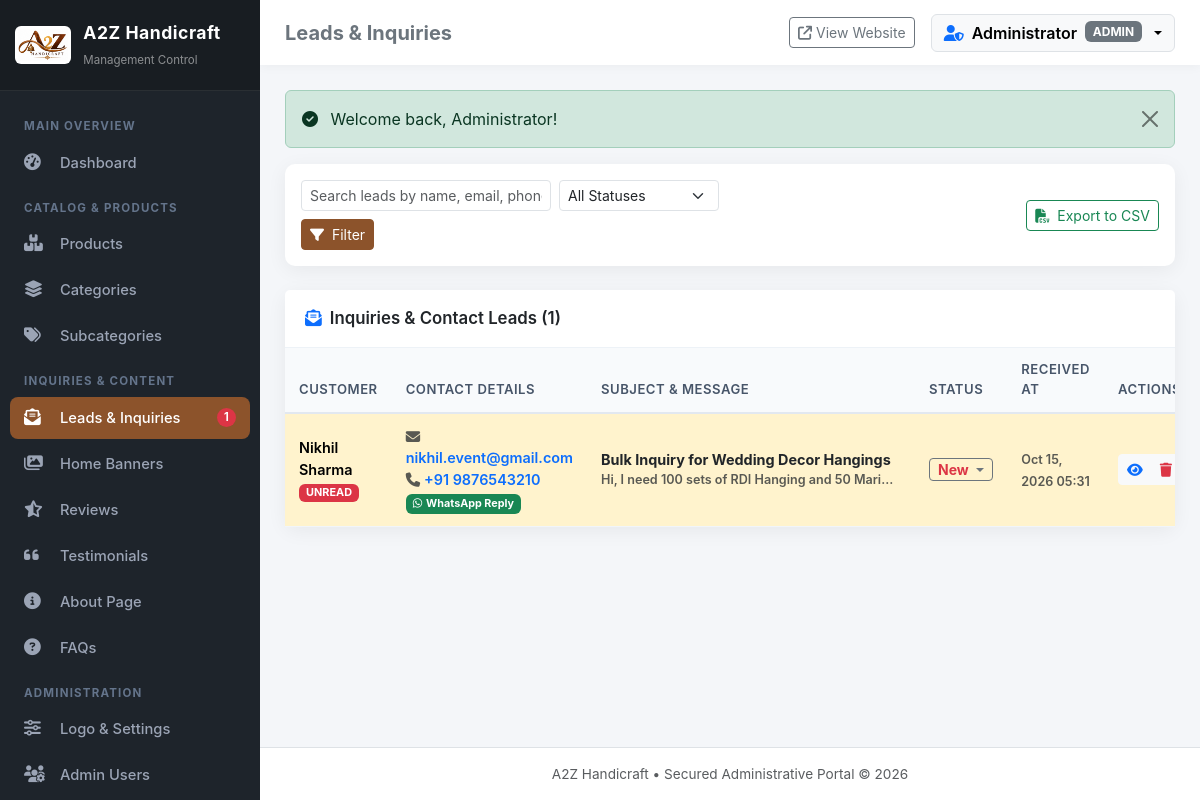
Page /admin/leads.php (signed in) on the committed database.
### tables this page shows
CREATE TABLE IF NOT EXISTS `users` (
  `id` INT AUTO_INCREMENT PRIMARY KEY,
  `username` VARCHAR(60) NOT NULL UNIQUE,
  `email` VARCHAR(120) NOT NULL UNIQUE,
  `password` VARCHAR(255) NOT NULL,
  `full_name` VARCHAR(100) NOT NULL,
  `phone` VARCHAR(30) DEFAULT NULL,
  `role` ENUM('admin', 'manager', 'editor') NOT NULL DEFAULT 'admin',
  `avatar` VARCHAR(255) DEFAULT NULL,
  `status` TINYINT(1) NOT NULL DEFAULT 1,
  `failed_attempts` INT NOT NULL DEFAULT 0,
  `lockout_until` DATETIME DEFAULT NULL,
  `last_login_at` DATETIME DEFAULT NULL,
  `last_login_ip` VARCHAR(45) DEFAULT NULL,
  `created_at` TIMESTAMP DEFAULT CURRENT_TIMESTAMP,
  `updated_at` TIMESTAMP DEFAULT CURRENT_TIMESTAMP ON UPDATE CURRENT_TIMESTAMP
);

CREATE TABLE IF NOT EXISTS `leads` (
  `id` INT AUTO_INCREMENT PRIMARY KEY,
  `name` VARCHAR(150) NOT NULL,
  `email` VARCHAR(150) NOT NULL,
  `phone` VARCHAR(50) NOT NULL,
  `subject` VARCHAR(255) DEFAULT NULL,
  `message` TEXT NOT NULL,
  `product_id` INT DEFAULT NULL,
  `is_read` TINYINT(1) NOT NULL DEFAULT 0,
  `status` ENUM('new', 'contacted', 'resolved', 'spam') NOT NULL DEFAULT 'new',
  `notes` TEXT DEFAULT NULL,
  `ip_address` VARCHAR(45) DEFAULT NULL,
  `created_at` TIMESTAMP DEFAULT CURRENT_TIMESTAMP
);

### admin/leads.php (the view, shortened to what this page needs)
<?php
$pageTitle = 'Leads & Inquiries';
require_once __DIR__ . '/includes/header.php';
global $pdo;
$search = trim($_GET['search'] ?? '');
$sql = "SELECT * FROM leads WHERE 1=1";
$params = [];
$sql .= " ORDER BY id DESC";
$stmt = $pdo->prepare($sql);
$stmt->execute($params);
$leads = $stmt->fetchAll();
?>
<div class="card mb-4">
    <div class="card-body py-3">
        <div class="row align-items-center g-3">
            <div class="col-md-7">
                <form action="" method="GET" class="d-flex flex-wrap gap-2">
                    <input type="text" name="search" class="form-control form-control-sm" style="max-width: 250px;" placeholder="Search leads by name, email, phone..." value="<?= e($search) ?>">
                    <select name="status" class="form-select form-select-sm" style="max-width: 160px;">
                        <option value="">All Statuses</option>
                    </select>
                    <button type="submit" class="btn btn-sm btn-primary-a2z"><i class="fa-solid fa-filter me-1"></i> Filter</button>
                </form>
            </div>
            <div class="col-md-5 text-md-end">
                <a href="<?= ADMIN_URL ?>/leads.php?export=csv" class="btn btn-outline-success btn-sm">
                    <i class="fa-solid fa-file-csv me-1"></i> Export to CSV
                </a>
            </div>
        </div>
    </div>
</div>
<div class="card">
    <div class="card-header bg-white">
        <span><i class="fa-solid fa-envelope-open-text text-primary me-2"></i>Inquiries & Contact Leads (<?= count($leads) ?>)</span>
    </div>
    <div class="card-body p-0 table-responsive">
        <table class="table table-hover align-middle mb-0">
            <thead>
                <tr>
                    <th>Customer</th>
                    <th>Contact Details</th>
                    <th>Subject & Message</th>
                    <th>Status</th>
                    <th>Received At</th>
                    <th>Actions</th>
                </tr>
            </thead>
            <tbody>
                <?php if (empty($leads)): ?>
                    <tr>
                        <td colspan="6" class="text-center py-4 text-muted">No leads found matching criteria.</td>
                    </tr>
                <?php else: ?>
                    <?php foreach ($leads as $l): ?>
                        <tr class="<?= ($l['is_read'] == 0) ? 'table-warning bg-opacity-10 fw-semibold' : '' ?>">
                            <td>
                                <div><?= e($l['name']) ?></div>
                                <?php if ($l['is_read'] == 0): ?>
                                    <span class="badge bg-danger" style="font-size: 0.68rem;">UNREAD</span>
                                <?php endif; ?>
                            </td>
                            <td>
                                <div><a href="mailto:<?= e($l['email']) ?>" class="text-decoration-none"><i class="fa-solid fa-envelope text-muted me-1"></i><?= e($l['email']) ?></a></div>
                                <div><a href="tel:<?= e($l['phone']) ?>" class="text-decoration-none"><i class="fa-solid fa-phone text-muted me-1"></i><?= e($l['phone']) ?></a></div>
                                <div><a href="https://api.whatsapp.com/send?phone=<?= preg_replace('/[^0-9]/', '', $l['phone']) ?>&text=Hi%20<?= urlencode($l['name']) ?>%20thank%20you%20for%20contacting%20A2Z%20Handicraft" target="_blank" class="badge bg-success text-decoration-none mt-1"><i class="fa-brands fa-whatsapp me-1"></i>WhatsApp Reply</a></div>
                            </td>
                            <td>
                                <div class="fw-bold text-dark"><?= e($l['subject'] ?? 'Inquiry') ?></div>
                                <div class="text-muted small text-truncate" style="max-width: 300px;"><?= e($l['message']) ?></div>
                            </td>
                            <td>
                                <div class="dropdown">
                                    <button class="btn btn-sm btn-outline-secondary dropdown-toggle py-0 px-2" type="button" data-bs-toggle="dropdown">
                                        <?php if ($l['status'] === 'new'): ?>
                                            <span class="text-danger fw-bold">New</span>
                                        <?php elseif ($l['status'] === 'contacted'): ?>
                                            <span class="text-primary fw-bold">Contacted</span>
                                        <?php elseif ($l['status'] === 'resolved'): ?>
                                            <span class="text-success fw-bold">Resolved</span>
                                        <?php else: ?>
                                            <span class="text-secondary">Spam</span>
                                        <?php endif; ?>
                                    </button>
                                </div>
                            </td>
                            <td>
                                <small class="text-muted"><?= date('M d, Y H:i', strtotime($l['created_at'])) ?></small>
                            </td>
                            <td>
                                <div class="btn-group btn-group-sm">
                                    <button type="button" class="btn btn-light" data-bs-toggle="modal" data-bs-target="#leadModal<?= $l['id'] ?>" title="View Full Message">
                                        <i class="fa-solid fa-eye text-primary"></i>
                                    </button>
                                    <a href="<?= ADMIN_URL ?>/leads.php?action=delete&id=<?= $l['id'] ?>&token=<?= csrf_token() ?>" class="btn btn-light" onclick="return confirmDelete('Delete this inquiry?');" title="Delete">
                                        <i class="fa-solid fa-trash text-danger"></i>
                                    </a>
                                </div>
                            </td>
                        </tr>
                    <?php endforeach; ?>
                <?php endif; ?>
            </tbody>
        </table>
    </div>
</div>
<?php require_once __DIR__ . '/includes/footer.php'; ?>

### admin/includes/navbar.php (shortened to what this page needs)
<header class="admin-topbar">
    <div class="d-flex align-items-center gap-3">
        <h5 class="m-0 fw-bold d-none d-sm-block text-secondary"><?= isset($pageTitle) ? e($pageTitle) : 'Admin Dashboard' ?></h5>
    </div>
    <div class="d-flex align-items-center gap-3">
        <a href="<?= BASE_URL ?>/index.php" target="_blank" class="btn btn-sm btn-outline-secondary d-flex align-items-center gap-1">
            <i class="fa-solid fa-arrow-up-right-from-square"></i>
            <span class="d-none d-md-inline">View Website</span>
        </a>
        <div class="dropdown">
            <button class="btn btn-light dropdown-toggle d-flex align-items-center gap-2 border" type="button" data-bs-toggle="dropdown" aria-expanded="false">
                <i class="fa-solid fa-user-shield text-primary"></i>
                <span class="fw-semibold d-none d-md-inline"><?= e($currentUser['full_name'] ?? 'Admin') ?></span>
                <span class="badge bg-secondary d-none d-lg-inline"><?= e(strtoupper($currentUser['role'] ?? 'ADMIN')) ?></span>
            </button>
        </div>
    </div>
</header>

### admin/assets/css/admin.css (style rules this page uses)
:root { --primary-color: #8c532b; --primary-hover: #734321; --primary-light: #f7ede2; --secondary-color: #1a1e21; --sidebar-bg: #1e242b; --sidebar-active: #8c532b; --sidebar-text: #9ba4b5; --card-shadow: 0 4px 20px rgba(0,0,0,0.06); --border-radius: 10px; }
body { background-color: #f4f6f9; font-family: -apple-system, BlinkMacSystemFont, "Segoe UI", Roboto, "Helvetica Neue", Arial, sans-serif; color: #333; overflow-x: hidden; }
.admin-topbar { background: #fff; height: 65px; box-shadow: 0 2px 10px rgba(0,0,0,0.04); display: flex; align-items: center; justify-content: space-between; padding: 0 25px; position: sticky; top: 0; z-index: 99; }
.card { border: none; border-radius: var(--border-radius); box-shadow: var(--card-shadow); margin-bottom: 25px; }
.card-header { background: #fff; border-bottom: 1px solid #edf2f7; padding: 16px 20px; font-weight: 600; font-size: 1.05rem; display: flex; align-items: center; justify-content: space-between; }
.table thead th { background-color: #f8fafc; color: #475569; font-weight: 600; font-size: 0.82rem; text-transform: uppercase; letter-spacing: 0.5px; border-bottom: 2px solid #e2e8f0; padding: 12px 14px; }
.table tbody td { padding: 12px 14px; vertical-align: middle; font-size: 0.9rem; border-bottom: 1px solid #f1f5f9; }
.btn-primary-a2z { background-color: var(--primary-color); border-color: var(--primary-color); color: #fff; }

### rows in the picture
users: full_name "Administrator", role "ADMIN"
leads: name "Nikhil Sharma", is_read "UNREAD", email "nikhil.event@gmail.com", phone "+91 9876543210", subject "Bulk Inquiry for Wedding Decor Hangings", message "Hi, I need 100 sets of RDI Hanging and 50 Mari…", status "New", created_at "Oct 15, 2026 05:31"

### other values in the picture
$siteName "A2Z Handicraft"
$unreadLeadsCount "1"
$pageTitle "Leads & Inquiries"
$flash['message'] "Welcome back, Administrator!"
count($leads) "1"
get_setting('site_name', 'A2Z Handicraft') "A2Z Handicraft"
